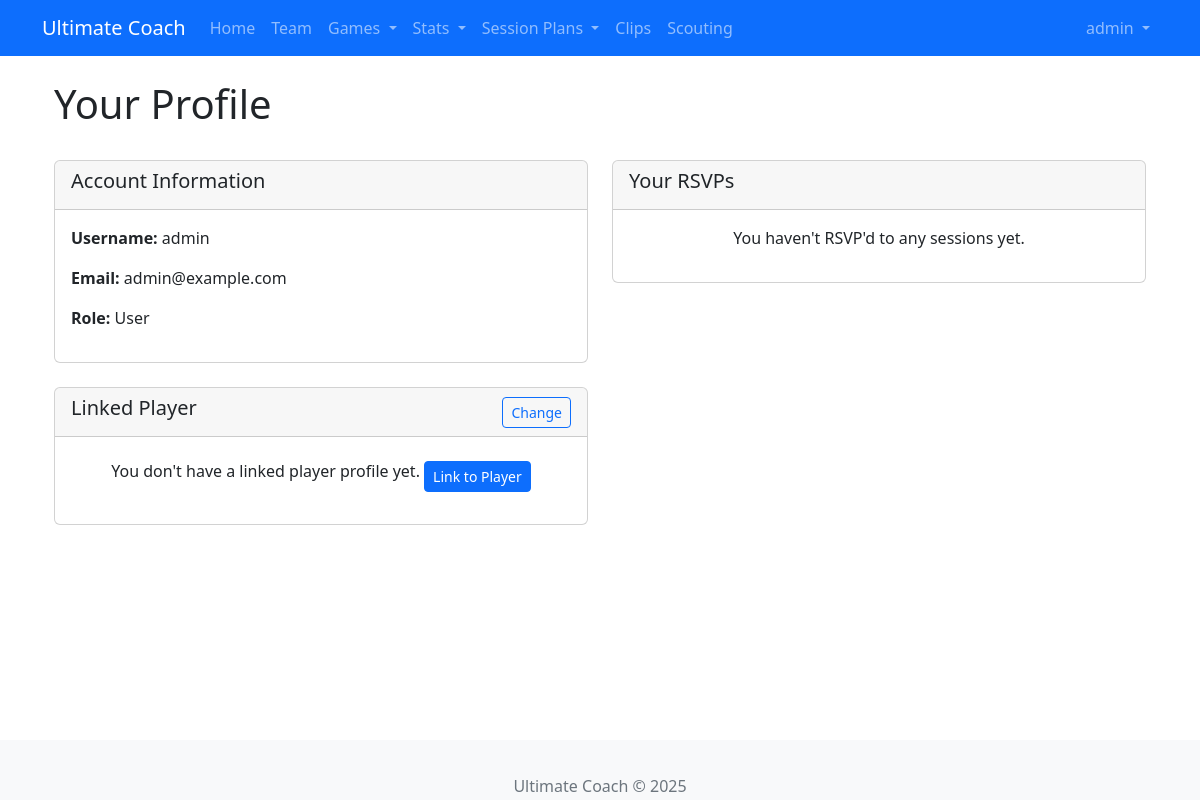
/auth/profile (signed in), run on the app's committed database.
### app/models/user.py (models this page shows, shortened)
class User(UserMixin, db.Model):
    id = db.Column(db.Integer, primary_key=True)
    username = db.Column(db.String(64), unique=True, nullable=False)
    email = db.Column(db.String(120), unique=True, nullable=False)
    password_hash = db.Column(db.String(128))
    role = db.Column(db.String(20), default='user')  # Add this line
    is_admin = db.Column(db.Boolean, default=False)
    created_at = db.Column(db.DateTime, default=datetime.utcnow)
    created_drills = db.relationship('SavedDrill', backref='creator', lazy='dynamic')
    player_profile = db.relationship('Player', back_populates='user_account', uselist=False)

### app/routes/auth.py (the view)
@bp.route('/profile')
@login_required
def profile():
    return render_template('auth/profile.html')

### app/models/user.py (called while the page is built)
@login.user_loader
def load_user(id):
    return User.query.get(int(id))

### app/templates/auth/profile.html
{% extends "base.html" %}
{% block content %}
<div class="container">
    <div class="row mb-4">
        <div class="col-md-8">
            <h1>Your Profile</h1>
        </div>
    </div>
    <div class="row">
        <div class="col-md-6">
            <div class="card mb-4">
                <div class="card-header">
                    <h5>Account Information</h5>
                </div>
                <div class="card-body">
                    <p><strong>Username:</strong> {{ current_user.username }}</p>
                    <p><strong>Email:</strong> {{ current_user.email }}</p>
                    <p><strong>Role:</strong> {{ current_user.role|capitalize }}</p>
                </div>
            </div>
            <div class="card">
                <div class="card-header d-flex justify-content-between align-items-center">
                    <h5>Linked Player</h5>
                    <a href="{{ url_for('auth.link_player') }}" class="btn btn-sm btn-outline-primary">Change</a>
                </div>
                <div class="card-body">
                    {% if current_user.player %}
                    <div class="d-flex align-items-center">
                        <div>
                            <h5>{{ current_user.player.name }}</h5>
                            <p class="mb-0">
                                {% if current_user.player.jersey_number %}
                                #{{ current_user.player.jersey_number }} |
                                {% endif %}
                                {{ current_user.player.position|capitalize if current_user.player.position else 'No position' }}
                            </p>
                        </div>
                        <div class="ms-auto">
                            <a href="{{ url_for('team.player_detail', player_id=current_user.player.id) }}" class="btn btn-outline-primary">View Profile</a>
                        </div>
                    </div>
                    {% else %}
                    <p class="text-center">
                        You don't have a linked player profile yet.
                        <a href="{{ url_for('auth.link_player') }}" class="btn btn-sm btn-primary mt-2">Link to Player</a>
                    </p>
                    {% endif %}
                </div>
            </div>
        </div>
        <div class="col-md-6">
            <div class="card">
                <div class="card-header">
                    <h5>Your RSVPs</h5>
                </div>
                <div class="card-body">
                    {% if current_user.player and current_user.player.session_rsvps %}
                    <div class="list-group">
                        {% for rsvp in current_user.player.session_rsvps %}
                        <div class="list-group-item">
                            <div class="d-flex justify-content-between align-items-center">
                                <div>
                                    <h6 class="mb-0">{{ rsvp.session.title }}</h6>
                                    <small>{{ rsvp.session.formatted_date }} | {{ rsvp.session.formatted_time }}</small>
                                </div>
                                <span class="badge
                                    {% if rsvp.status == 'attending' %}bg-success
                                    {% elif rsvp.status == 'maybe' %}bg-warning
                                    {% else %}bg-danger{% endif %}">
                                    {{ rsvp.status|replace('_', ' ')|capitalize }}
                                </span>
                            </div>
                            {% if rsvp.notes %}
                            <small class="text-muted">{{ rsvp.notes }}</small>
                            {% endif %}
                            <div class="mt-2">
                                <a href="{{ url_for('session.rsvp', session_id=rsvp.session_id) }}" class="btn btn-sm btn-outline-primary">Update RSVP</a>
                                <a href="{{ url_for('session.detail', session_id=rsvp.session_id) }}" class="btn btn-sm btn-outline-secondary">View Session</a>
                            </div>
                        </div>
                        {% endfor %}
                    </div>
                    {% else %}
                    <p class="text-center">You haven't RSVP'd to any sessions yet.</p>
                    {% endif %}
                </div>
            </div>
        </div>
    </div>
</div>
{% endblock %}

### app/templates/base.html (shortened to what this page needs)
<!DOCTYPE html>
<html lang="en">
<head>
    <link rel="stylesheet" href="https://cdn.jsdelivr.net/npm/bootstrap@5.2.3/dist/css/bootstrap.min.css">
    <link rel="stylesheet" href="https://cdn.jsdelivr.net/npm/bootstrap-icons@1.10.5/font/bootstrap-icons.css">
    <link rel="stylesheet" href="{{ url_for('static', filename='css/main.css') }}">
</head>
<body>
    <nav class="navbar navbar-expand-lg navbar-dark bg-primary">
        <div class="container">
            <a class="navbar-brand" href="{{ url_for('main.index') }}">Ultimate Coach</a>
            <div class="collapse navbar-collapse" id="navbarNav">
                <ul class="navbar-nav me-auto">
                    <li class="nav-item">
                        <a class="nav-link" href="{{ url_for('main.index') }}"
                           data-bs-toggle="tooltip" data-bs-placement="bottom"
                           title="Return to homepage">Home</a>
                    </li>
                    <li class="nav-item">
                        <a class="nav-link" href="{{ url_for('team.index') }}"
                           data-bs-toggle="tooltip" data-bs-placement="bottom"
                           title="Manage team roster">Team</a>
                    </li>
                    <li class="nav-item dropdown">
                        <a class="nav-link dropdown-toggle" href="#" id="gamesDropdown"
                           role="button" data-bs-toggle="dropdown" aria-expanded="false"
                           data-bs-toggle="tooltip" data-bs-placement="bottom"
                           title="Manage games and tournaments">
                            Games
                        </a>
                    </li>
                    <li class="nav-item dropdown">
                        <a class="nav-link dropdown-toggle" href="#" id="statsDropdown"
                           role="button" data-bs-toggle="dropdown" aria-expanded="false"
                           data-bs-toggle="tooltip" data-bs-placement="bottom"
                           title="View comprehensive statistics and analytics">
                            Stats
                        </a>
                    </li>
                    <li class="nav-item dropdown">
                        <a class="nav-link dropdown-toggle" href="#" role="button" data-bs-toggle="dropdown">
                            Session Plans
                        </a>
                    </li>
                    <li class="nav-item">
                        <a class="nav-link" href="{{ url_for('clip.index') }}"
                           data-bs-toggle="tooltip" data-bs-placement="bottom"
                           title="Manage video clips">Clips</a>
                    </li>
                    <li class="nav-item">
                        <a class="nav-link" href="{{ url_for('scouting.index') }}"
                           data-bs-toggle="tooltip" data-bs-placement="bottom"
                           title="View scouting reports">Scouting</a>
                    </li>
                </ul>
                {% if current_user.is_authenticated %}
                <ul class="navbar-nav">
                    <li class="nav-item dropdown">
                        <a class="nav-link dropdown-toggle" href="#" id="userDropdown"
                           role="button" data-bs-toggle="dropdown" aria-expanded="false">
                            {{ current_user.username }}
                        </a>
                    </li>
                </ul>
                {% endif %}
            </div>
        </div>
    </nav>
    <div class="container mt-4">
        {% block content %}{% endblock %}
    </div>
    <footer class="footer mt-5 py-3 bg-light">
        <div class="container text-center">
            <span class="text-muted">Ultimate Coach &copy; 2025</span>
        </div>
    </footer>
</body>
</html>

### app/static/css/main.css (style rules this page uses)
body { padding-bottom: 60px; }
.footer { position: fixed; bottom: 0; width: 100%; height: 60px; line-height: 60px; background-color: #f5f5f5; }

### data on the page
User: username "admin", email "admin@example.com", role "User"
